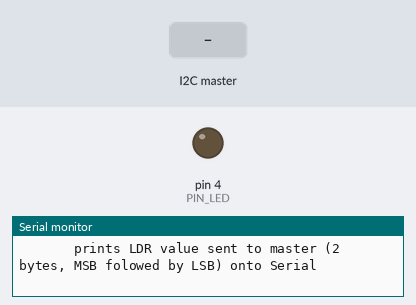
The sketch below on a simulated Arduino Uno, built with avr-gcc and run on an emulated ATmega328P. Shown: output pins drawn as LEDs (lit = HIGH), the last lines printed to the serial monitor. The test bench sets the inputs (shaded band).

Above: at 1.2 s.
1.3 s: the I2C master sends the byte 2
At 1.8 s:
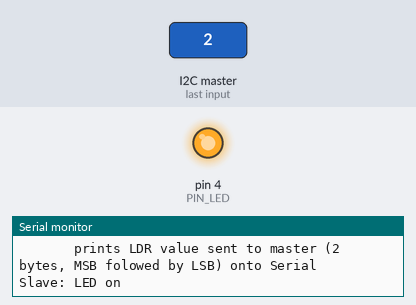
2.8 s: the I2C master sends the byte 1
At 4.1 s:
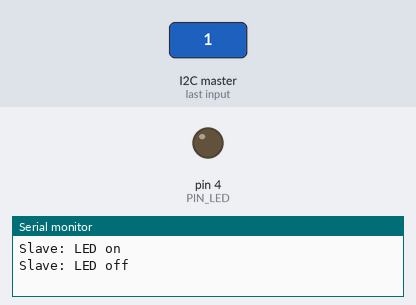
Timing chart, 0 to 5.8 s (numbered marks = the images above; inputs shaded):
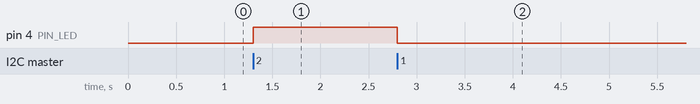

The sketch:

Slave.ino
```cpp
#include<Wire.h>

#define LEDS_I2C_ADDR 4           // I2C address of LED, LDR, and tactile switch slave

#define PIN_LED    4
#define PIN_SWITCH 2
#define PIN_LDR    A1

#define LED_OFF     0x01
#define LED_ON      0x02
#define READ_SWITCH 0x03
#define READ_LDR    0x04
#define MOTOR       0x05
#define NO_ACTION   0xFF

volatile byte received;
volatile boolean jobAvailable;
volatile byte unsentData[2];
volatile int unsentCount;           // initialized to 0 to indicate no data belonging to previous command is unsent

void setup()
{
  Serial.begin(115200);
  pinMode(PIN_LED, OUTPUT);               // setting LED pin as OUTPUT

  setupI2cComm();

  printInfo();                            // print usage message onto device connected to HW Serial
}

void loop() {
  if (jobAvailable) {                     // react to command received from master
    noInterrupts();
    jobAvailable = false;                 // indicate no message to process
    interrupts();

    doCommand();                          // process command received from master
  }
}

void doCommand() {
  static boolean prevLedState = false;
  int ldrValue;
  switch (received) {                           // distinquish command received
    case LED_ON:
      if (!prevLedState) {
        digitalWrite(PIN_LED, HIGH);            // sets LED pin HIGH to switch LED on
        Serial.println(F("Slave: LED on"));
        prevLedState = true;
      }
      break;
    case LED_OFF:
      if (prevLedState) {
        digitalWrite(PIN_LED, LOW);             // sets LED pin LOW to switch LED off
        Serial.println(F("Slave: LED off"));
        prevLedState = false;
      }
      break;
    case READ_SWITCH:
      //Serial.println(F("Slave: read switch"));
      writeI2cByte(digitalRead(PIN_SWITCH) ? LED_ON : LED_OFF);
      break;
    case READ_LDR:
      //Serial.println(F("Slave: read LDR"));
      ldrValue = analogRead(PIN_LDR);
      Serial.print(F("Slave: LDR: "));
      Serial.print('('); Serial.print((ldrValue >> 8) & 0xFF);
      Serial.print(' '); Serial.print(ldrValue & 0xFF);
      Serial.print(") ");
      Serial.println(ldrValue);
      writeI2cInt(ldrValue);
      break;
    case NO_ACTION:                           // with SPI: will be sent from master following READ_SWITCH to get button state
      break;
    default:
      Serial.print(F("Slave: undefined command 0x"));
      Serial.println(received, HEX);
  }
}

void printInfo() {
  Serial.println(F("I2C communication between two Arduino UNO (Master and slave)"));
  Serial.println(F("Master: tactile switch on pin 2, LED on pin 3"));
  Serial.println(F("Slave: tactile swich on pin 2, LED on pin 4, LDR on pin A1"));
  Serial.println(F("Connection: SDA<->SDA, SCL<->SCL (SDA/A4, SCL/A5 on UNO)"));
  Serial.println(F("Slave switches LED on/off according to command received (LED_ON, LED_OFF)"));
  Serial.println(F("       reads own switch if requested and prepares result for next transfer (READ_SWITCH)"));
  Serial.println(F("       reads LDR if requested, prepares 2 result bytes (MSB first) for next transfers (READ_LDR)"));
  Serial.println(F("       prints LDR value sent to master (2 bytes, MSB folowed by LSB) onto Serial"));
}

void setupI2cComm() {
  jobAvailable = false;                   // nothing received yet -> nothing to do
  Wire.begin(LEDS_I2C_ADDR);              // join i2c bus with address #4
  Wire.onReceive(receiveEvent);           // register event handler for receiving data
  Wire.onRequest(requestEvent);           // register event handler for answering requests
}

void writeI2cByte(byte value) {
  noInterrupts();
  unsentData[0] = value; // send the button state on next transfer to master
  unsentCount = 1;                                            // remember count of unsent bytes
  interrupts();
}

void writeI2cInt(int value) {
  noInterrupts();
  unsentData[0] = value & 0xFF;        // preserve low byte of LDR value in unsent data at index 0 (MSB first!)
  unsentData[1] = (value >> 8) & 0xFF; // send the high byte of the LDR value on next transfer to master
  unsentCount = 2;                        // remember count of unsent bytes
  interrupts();
}

// function that executes whenever data is received from master
// this function is registered as an event, see setup()
void receiveEvent(int howMany)
{
  static byte receiveMultipleBytes = 0x00;
  static int receiveMultipleBytesAmount = 0;
  static byte receiveInt[2];

  if (Wire.available() > 0) // fetch received command
  {
    received = Wire.read(); // receive byte as a character

    // check if command is 'motor' ==> receiving bytes
    if (received == MOTOR) {
      receiveMultipleBytes = MOTOR;

    } else {

      // check if multiple bytes are incoming
      if (receiveMultipleBytes != 0x00) {

        // save byte to array and inrement counter
        receiveInt[receiveMultipleBytesAmount] = received;
        receiveMultipleBytesAmount++;

        // check if all bytes are received
        if (receiveMultipleBytesAmount == 2) {

          // reset
          receiveMultipleBytes = 0x00;
          receiveMultipleBytesAmount = 0;

          // build bytes to int
          int ldr = receiveInt[0] + receiveInt[1] * 256;

          Serial.print("MY LDR: ");
          Serial.println(ldr);
        }

      } else {
          // only one byte ==> no command attributes
          jobAvailable = true;                  // trigger loop as new command to be processed is available
      }
    }
  }
}

// function that executes whenever data is requested by master
// this function is registered as an event, see setup()
void requestEvent()
{
  while (unsentCount > 0) {
    Wire.write(unsentData[--unsentCount]);
  }
}
```

Measured:
- after the input at 1.3 s, pin 4 (PIN_LED): LOW → HIGH at once
- after the input at 2.8 s, pin 4 (PIN_LED): HIGH → LOW at once
